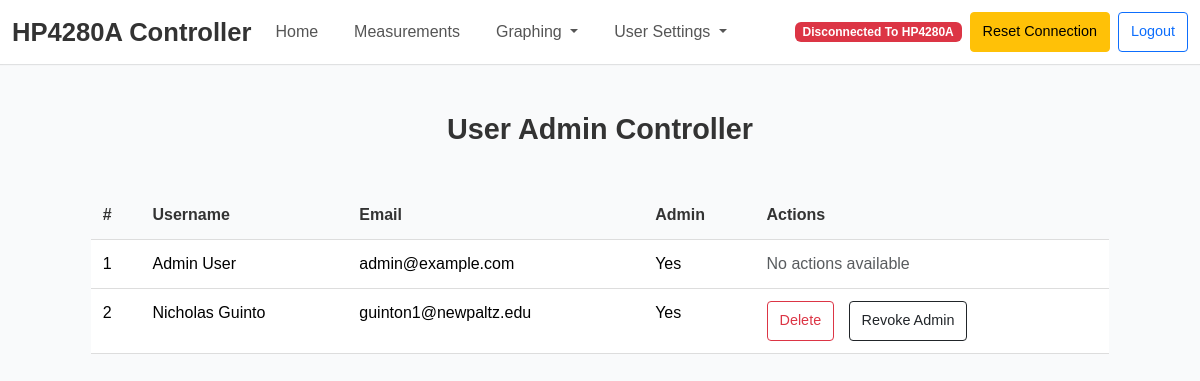
Screenshot of /documentation (signed in) with the database file from the repository.
### tables this page shows
CREATE TABLE users (
            id INTEGER PRIMARY KEY AUTOINCREMENT,
            first_name TEXT NOT NULL,
            last_name TEXT NOT NULL,
            email TEXT NOT NULL UNIQUE,
            password TEXT NOT NULL,
            is_admin INTEGER NOT NULL DEFAULT 0
        );

### main.py (the view, shortened to what this page needs)
@app.route('/documentation', methods=["GET", "POST"])
def documentation():
    if 'email' not in session:
        flash("Please log in to access this page.", "error")
        return redirect(url_for("login"))
    user = get_user_by_email(session['email'])
    if not user:
        flash("User not found. Please log in again.", "error")
        return redirect(url_for("login"))
    if user[5] == 0:  # Check the `is_admin` value
        flash("You do not have permission to access this page.", "error")
        return redirect(url_for("login"))
    conn = sqlite3.connect(DB_path)
    cursor = conn.cursor()
    cursor.execute("SELECT first_name, last_name, email, id, is_admin FROM users WHERE email != 'demo@example.com'")
    users = cursor.fetchall()
    conn.close()
    return render_template("documentation.html", users=users, logged_in_email=session['email'])

### database.py (called while the page is built)
def get_user_by_email(email):
    conn = sqlite3.connect(DB_path)
    cursor = conn.cursor()
    cursor.execute('''
        SELECT * FROM users WHERE email = ?
    ''', (email,))
    user = cursor.fetchone()
    conn.close()
    return user

### main.py (called while the page is built, shortened)
@app.context_processor
def inject_user_info():
    if 'email' in session:
        user = get_user_by_email(session['email'])
        if user:
            return {
                'username': f"{user[1]} {user[2]}",  # First name and last name
                'user_id': user[0],  # User ID
                'email': user[3],  # Email
                'is_admin': user[5] == 1  # Check if the user is an admin (assuming `is_admin` is the 6th column)
            }

@app.context_processor
def inject_connection_status():
    return {
        'connection_status': 'failure',
        'terminal_output': ["No connection."]
    }

### templates/documentation.html (shortened to what this page needs)
{% extends "base.html" %}
{% block content %}
<h3 class="text-center mt-5 mb-4">User Admin Controller</h3>
<div class="table-container">
    <table class="table">
        <thead>
            <tr>
                <th>#</th>
                <th>Username</th>
                <th>Email</th>
                <th>Admin</th>
                <th>Actions</th>
            </tr>
        </thead>
        <tbody>
            {% for user in users %}
            <tr>
                <td>{{ loop.index }}</td>
                <td>{{ user[0] }} {{ user[1] }}</td>
                <td>{{ user[2] }}</td>
                <td>{{ "Yes" if user[4] == 1 else "No" }}</td>
                <td class="action-buttons">
                    {% if user[2] != logged_in_email %}
                        <form method="POST" action="{{ url_for('documentation') }}" style="display:inline;" onsubmit="return confirmDelete()">
                            <button type="submit" name="action" value="delete" class="btn btn-outline-danger">Delete</button>
                        </form>
                        {% if user[4] == 0 %}
                        <form method="POST" action="{{ url_for('documentation') }}" style="display:inline;">
                            <input type="hidden" name="user_id" value="{{ user[3] }}">
                            <button type="submit" name="action" value="grant_admin" class="btn btn-outline-primary">Grant Admin</button>
                        </form>
                        {% else %}
                        <form method="POST" action="{{ url_for('documentation') }}" style="display:inline;">
                            <button type="submit" name="action" value="revoke_admin" class="btn btn-outline-dark">Revoke Admin</button>
                        </form>
                        {% endif %}
                    {% else %}
                        <span class="text-muted">No actions available</span>
                    {% endif %}
                </td>
            </tr>
            {% endfor %}
        </tbody>
    </table>
</div>
{% endblock %}

### templates/documentation.html (style rules this page uses)
body { font-family: 'Helvetica', 'Arial', sans-serif; background-color: #f9f9f9; color: #333; }
h3 { font-size: 1.8rem; font-weight: 600; color: #333; }
.table-container { max-width: 90%; margin: 0 auto; padding: 20px; margin-top: 20px; }
.table { width: 100%; border-collapse: collapse; font-size: 1rem; }
.table th, .table td { padding: 12px; text-align: left; border-bottom: 1px solid #ddd; }
.table th { font-weight: bold; color: #333; background-color: transparent; }
.action-buttons form { display: inline-block; margin-right: 10px; }
.btn { padding: 8px 12px; border-radius: 4px; font-size: 0.9rem; cursor: pointer; transition: background-color 0.3s ease, transform 0.2s ease; }

### rows the page displays
users: first_name "Admin", last_name "User", email "admin@example.com", is_admin "Yes", shows "No actions available"
users: first_name "Nicholas", last_name "Guinto", email "guinton1@newpaltz.edu", is_admin "Yes"
